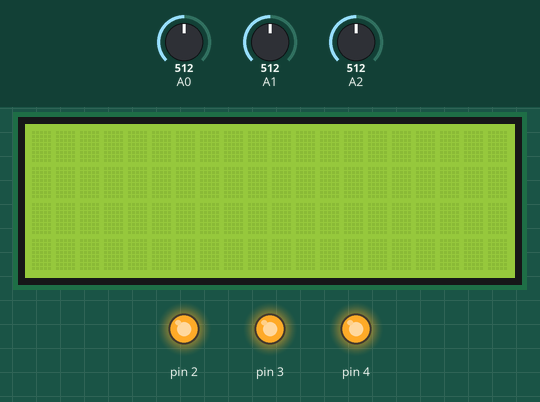
This sketch was run on a simulated Arduino Uno, built with avr-gcc and run on an emulated ATmega328P. Shown: 20×4 character LCD, output pins drawn as LEDs (lit = HIGH). The test bench sets the inputs (shaded band); at power-on: A0 = 512, A1 = 512, A2 = 512. What the sketch prints to the serial monitor is not drawn.

Above: at 1.2 s.
1.3 s: A0 set to 524
At 3.0 s:
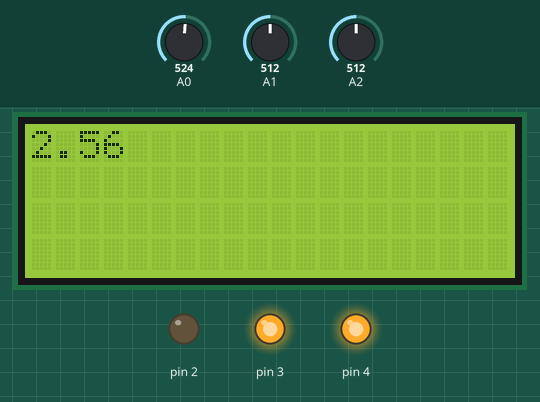
3.3 s: A1 set to 539
At 4.4 s:
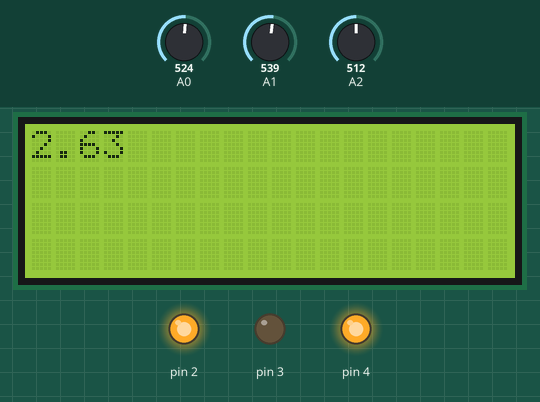
5.3 s: A2 set to 532
6.8 s: A2 set to 552
At 7.9 s:
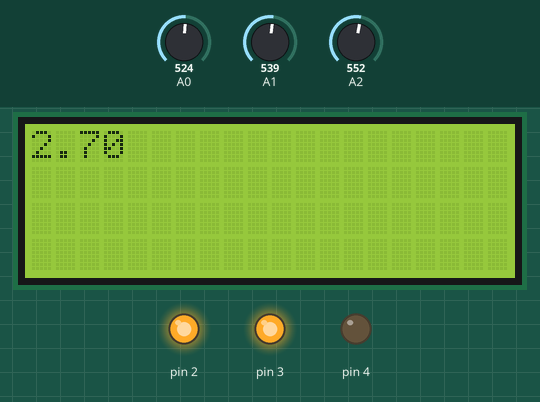
9.8 s: A1 set to 716
At 11.5 s:
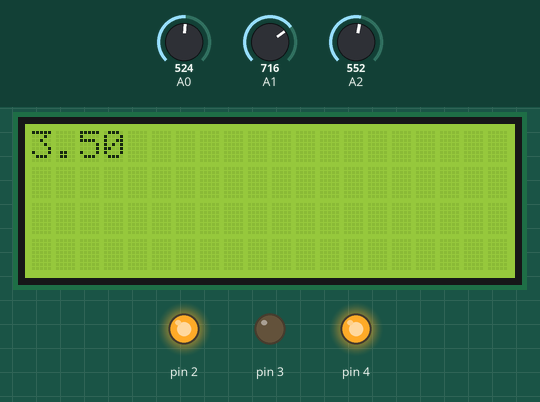
12.8 s: A0 set to 900
At 13.8 s:
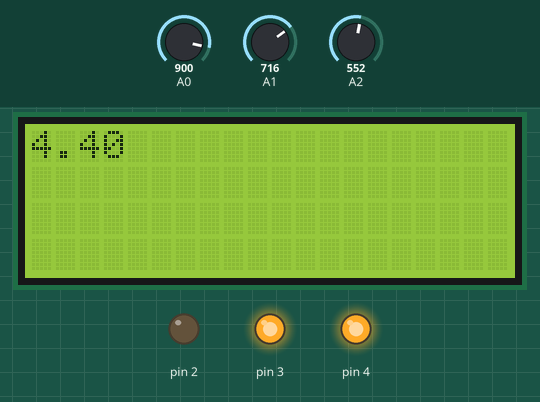
Timing chart, 0 to 15.8 s (numbered marks = the images above; inputs shaded):
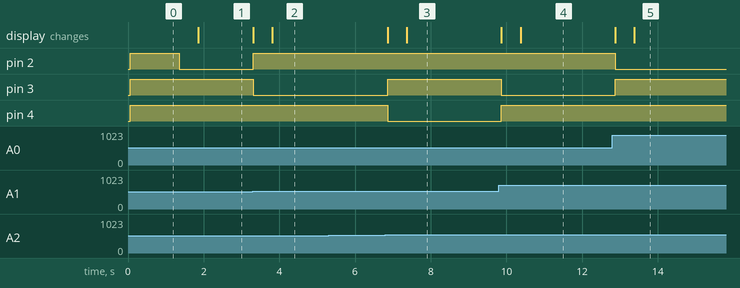

The sketch:

Arduino_Voltage_Display_Control.ino
```cpp
#include <Wire.h>
#include <LiquidCrystal_I2C.h>

//Designates LCD display formatting + address
LiquidCrystal_I2C lcd(0x27,20,4);

//Initializes LCD displays, serial monitor, and voltage output pins
void setup() {

  Serial.begin(9600);
  lcd.init();
  lcd.backlight();

  //Sets pins 2, 3, and 4 as a 5V voltage output
  pinMode(2, OUTPUT);
  digitalWrite(2, HIGH);

  pinMode(3, OUTPUT);
  digitalWrite(3, HIGH);

  pinMode(4, OUTPUT);
  digitalWrite(4, HIGH);

  //Flag for designating which voltage is active


  //test code for disabling voltage outputs
  //and consequently the potentiometers using them
  //digitalWrite(2, LOW);

  //For testing purposes I may hard-code voltage values temporarily

}

//Flag for designating which voltage is active
//Global variable in order to avoid repeatedly overwriting back to 0 by declaring in main loop
int voltageFlag = 0;

void loop() {

  //Serial.println((String)"Other Test");

  //Refresh LCD Displays
  lcd.init();
  lcd.backlight();

  //Raw values provided by each potentiometer
  int XYValue = analogRead(A0);
  int XZValue = analogRead(A1);
  int YZValue = analogRead(A2);

  //Adjusted values to properly indicate voltage
  float XYVoltage = XYValue * (5.0/1023.0);
  float XZVoltage = XZValue * (5.0/1023.0);
  float YZVoltage = YZValue * (5.0/1023.0);
  //float test_voltage = XZValue *  (5.0/1023.0);

/*
 * Outdated method for preventing multiple voltages from being active at the same time.
 * In their current state, the conditions below this commented portion of the program only allow
 * the highest voltage to be actively sent to the coil and displays.
 *
  //Condition to disable voltages upon detecting more than one potentiometer being active at once
  //Note: this just checks for any 2 voltages to be active at the same time then shuts down all 3
  //Can be altered to accomplish a more specific effect (i.e. disabling specific voltages instead of all of them
  if (((XYVoltage > 0.05) && (XZVoltage > 0.05))
     || ((XYVoltage > 0.05) && (YZVoltage > 0.05))
     || ((YZVoltage > 0.05) && (XZVoltage > 0.05))){

      //digitalWrite(2, LOW);
      Serial.println((String)"Detected multiple voltages active at once, all voltages disabled.");
      voltageFlag = 0;

      //Should I sleep here briefly to give system time to reset
      //Or some kind of other placeholder for what will happen with this

  }

  //Go here if no voltage conflicts, prints whichever voltage is active
  //If there is a change in which voltage is active, prints message denoting that change
  //Will likely be slightly more complicated for final implementation
  else{
*/
    //if XY voltage is highest
    if(XYVoltage > XZVoltage && XYVoltage > YZVoltage){

      //Sets active voltage to XY voltage if it isn't already
      if(voltageFlag != 1){
        //Serial.println((String)"Active voltage is now XY voltage.");
        voltageFlag = 1;
        digitalWrite(2, LOW);
        digitalWrite(3, HIGH);
        digitalWrite(4, HIGH);
        delay(500);
      }

      //Displays XY Voltage on serial monitor and LCD displays
      Serial.println((String)"XY Voltage: " + XYVoltage);
      //Serial.println((String)"TEST: " + test_voltage);
      lcd.setCursor(0,0);
      lcd.print(XYVoltage);
    }

    //if XZ voltage is highest
    if(XZVoltage > XYVoltage && XZVoltage > YZVoltage){

      //Sets active voltage to XZ voltage if it isn't already
      if(voltageFlag != 2){
        //Serial.println((String)"Active voltage is now XZ voltage.");
        voltageFlag = 2;
        digitalWrite(2, HIGH);
        digitalWrite(3, LOW);
        digitalWrite(4, HIGH);
        delay(500);
      }

      //Displays XZ Voltage on serial monitor and LCD displays
      Serial.println((String)"XZ Voltage: " + XZVoltage);
      lcd.setCursor(0,0);
      lcd.print(XZVoltage);
    }

    //if YZ voltage is highest
    if(YZVoltage > XYVoltage && YZVoltage > XZVoltage){

      //Sets active voltage to YZ voltage if it isn't already
      if(voltageFlag != 3){
        //Serial.println((String)"Active voltage is now YZ voltage.");
        voltageFlag = 3;
        digitalWrite(2, HIGH);
        digitalWrite(3, HIGH);
        digitalWrite(4, LOW);
        delay(500);
      }

      //Displays YZ Voltage on serial monitor and LCD displays
      Serial.println((String)"YZ Voltage: " + YZVoltage);
      lcd.setCursor(0,0);
      lcd.print(YZVoltage);
    }
    //Serial.println((String)"Test");

  //}

}
```

Measured:
- the behaviour switches between 512 and 513 on A0 (found by bisection; images 0 and 1)
- the behaviour switches between 524 and 525 on A1 (found by bisection; images 1 and 2)
- the behaviour switches between 539 and 540 on A2 (found by bisection; images 2 and 3)
- after the input at 1.3 s, pin 2: HIGH → LOW after 0.05 s; the display: changes after 0.56 s (image 1)
- after the input at 3.3 s, pin 2: LOW → HIGH at once; pin 3: HIGH → LOW at once; the display: first changes at once (image 2 shows a later state)
- after the input at 5.3 s, every drawn part: stays the same
- after the input at 6.8 s, pin 3: LOW → HIGH after 0.07 s; pin 4: HIGH → LOW after 0.07 s; the display: first changes after 0.07 s (image 3 shows a later state)
- after the input at 9.8 s, pin 3: HIGH → LOW after 0.07 s; pin 4: LOW → HIGH after 0.07 s; the display: first changes after 0.07 s (image 4 shows a later state)
- after the input at 12.8 s, pin 2: HIGH → LOW after 0.07 s; pin 3: LOW → HIGH after 0.07 s; the display: first changes after 0.07 s (image 5 shows a later state)
